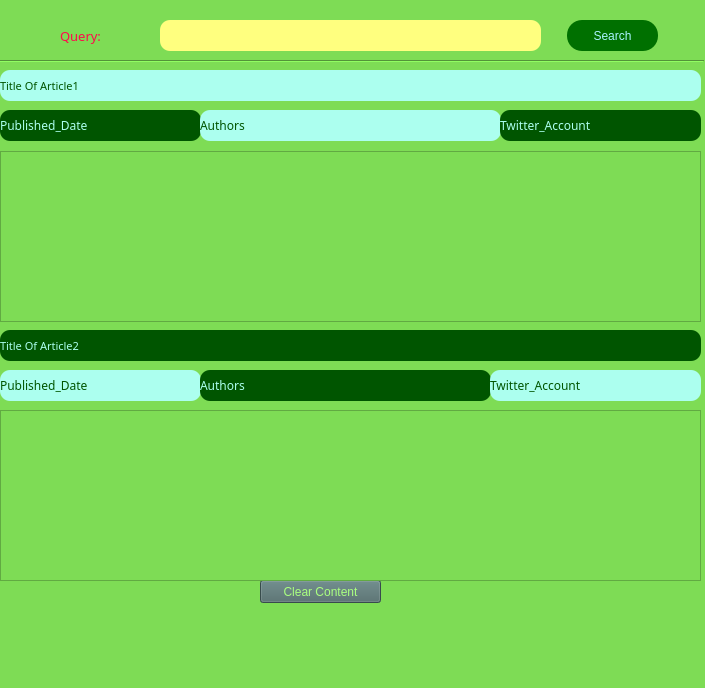
<?xml version="1.0" encoding="UTF-8"?>
<ui version="4.0">
 <class>MainWindow</class>
 <widget class="QMainWindow" name="MainWindow">
  <property name="geometry">
   <rect>
    <x>0</x>
    <y>0</y>
    <width>705</width>
    <height>688</height>
   </rect>
  </property>
  <property name="windowTitle">
   <string>News App</string>
  </property>
  <property name="styleSheet">
   <string notr="true">background-color: rgb(126, 220, 85);</string>
  </property>
  <widget class="QWidget" name="centralwidget">
   <widget class="QLabel" name="news_label">
    <property name="geometry">
     <rect>
      <x>60</x>
      <y>20</y>
      <width>91</width>
      <height>31</height>
     </rect>
    </property>
    <property name="font">
     <font>
      <family>Segoe Print</family>
      <pointsize>10</pointsize>
     </font>
    </property>
    <property name="styleSheet">
     <string notr="true">color: rgb(255, 10, 75);</string>
    </property>
    <property name="text">
     <string>Query:</string>
    </property>
   </widget>
   <widget class="QLineEdit" name="query_lineEdit">
    <property name="geometry">
     <rect>
      <x>160</x>
      <y>20</y>
      <width>381</width>
      <height>31</height>
     </rect>
    </property>
    <property name="font">
     <font>
      <family>Segoe Print</family>
      <pointsize>10</pointsize>
     </font>
    </property>
    <property name="styleSheet">
     <string notr="true">background-color: rgb(255, 255, 127);
color: rgb(9, 80, 5);
border-radius: 10px;
</string>
    </property>
   </widget>
   <widget class="QPushButton" name="search_pushButton">
    <property name="geometry">
     <rect>
      <x>567</x>
      <y>20</y>
      <width>91</width>
      <height>31</height>
     </rect>
    </property>
    <property name="cursor">
     <cursorShape>OpenHandCursor</cursorShape>
    </property>
    <property name="styleSheet">
     <string notr="true">background-color: rgb(0, 112, 0);
font: 10pt &quot;Segoe Print&quot;;
color: rgb(170, 244, 255);
border-radius: 15px;</string>
    </property>
    <property name="text">
     <string>Search</string>
    </property>
   </widget>
   <widget class="Line" name="line">
    <property name="geometry">
     <rect>
      <x>0</x>
      <y>60</y>
      <width>704</width>
      <height>3</height>
     </rect>
    </property>
    <property name="orientation">
     <enum>Qt::Horizontal</enum>
    </property>
   </widget>
   <widget class="QPushButton" name="clear_pushButton">
    <property name="geometry">
     <rect>
      <x>260</x>
      <y>580</y>
      <width>121</width>
      <height>23</height>
     </rect>
    </property>
    <property name="cursor">
     <cursorShape>OpenHandCursor</cursorShape>
    </property>
    <property name="styleSheet">
     <string notr="true">color: rgb(170, 255, 127);
font: 10pt &quot;Segoe Print&quot;;
background-color: rgb(78, 106, 106);</string>
    </property>
    <property name="text">
     <string>Clear Content</string>
    </property>
   </widget>
   <widget class="QListWidget" name="art1_listWidget">
    <property name="geometry">
     <rect>
      <x>0</x>
      <y>151</y>
      <width>701</width>
      <height>171</height>
     </rect>
    </property>
   </widget>
   <widget class="QLabel" name="title1_label">
    <property name="geometry">
     <rect>
      <x>0</x>
      <y>70</y>
      <width>701</width>
      <height>31</height>
     </rect>
    </property>
    <property name="font">
     <font>
      <family>Segoe Print</family>
      <pointsize>8</pointsize>
     </font>
    </property>
    <property name="styleSheet">
     <string notr="true">color: rgb(0, 85, 0);
background-color: rgb(172, 255, 239);
border-radius: 10px;</string>
    </property>
    <property name="text">
     <string>Title Of Article1</string>
    </property>
   </widget>
   <widget class="QLabel" name="date1_label">
    <property name="geometry">
     <rect>
      <x>0</x>
      <y>110</y>
      <width>201</width>
      <height>31</height>
     </rect>
    </property>
    <property name="font">
     <font>
      <family>Segoe Print</family>
      <pointsize>9</pointsize>
     </font>
    </property>
    <property name="styleSheet">
     <string notr="true">color: rgb(172, 255, 239); 
background-color:rgb(0, 85, 0);
border-radius: 10px;</string>
    </property>
    <property name="text">
     <string>Published_Date</string>
    </property>
   </widget>
   <widget class="QLabel" name="authors1_label">
    <property name="geometry">
     <rect>
      <x>200</x>
      <y>110</y>
      <width>301</width>
      <height>31</height>
     </rect>
    </property>
    <property name="font">
     <font>
      <family>Segoe Print</family>
      <pointsize>9</pointsize>
     </font>
    </property>
    <property name="styleSheet">
     <string notr="true">color: rgb(0, 85, 0);
background-color: rgb(172, 255, 239);
border-radius: 10px;</string>
    </property>
    <property name="text">
     <string>Authors</string>
    </property>
   </widget>
   <widget class="QLabel" name="taccount1_label">
    <property name="geometry">
     <rect>
      <x>500</x>
      <y>110</y>
      <width>201</width>
      <height>31</height>
     </rect>
    </property>
    <property name="font">
     <font>
      <family>Segoe Print</family>
      <pointsize>9</pointsize>
     </font>
    </property>
    <property name="styleSheet">
     <string notr="true">color: rgb(172, 255, 239); 
background-color:rgb(0, 85, 0);
border-radius: 10px;</string>
    </property>
    <property name="text">
     <string>Twitter_Account</string>
    </property>
   </widget>
   <widget class="QLabel" name="title2_label">
    <property name="geometry">
     <rect>
      <x>0</x>
      <y>330</y>
      <width>701</width>
      <height>31</height>
     </rect>
    </property>
    <property name="font">
     <font>
      <family>Segoe Print</family>
      <pointsize>8</pointsize>
     </font>
    </property>
    <property name="styleSheet">
     <string notr="true">color: rgb(172, 255, 239); 
background-color:rgb(0, 85, 0);
border-radius: 10px;</string>
    </property>
    <property name="text">
     <string>Title Of Article2</string>
    </property>
   </widget>
   <widget class="QLabel" name="date2_label">
    <property name="geometry">
     <rect>
      <x>0</x>
      <y>370</y>
      <width>201</width>
      <height>31</height>
     </rect>
    </property>
    <property name="font">
     <font>
      <family>Segoe Print</family>
      <pointsize>9</pointsize>
     </font>
    </property>
    <property name="styleSheet">
     <string notr="true">color: rgb(0, 85, 0);
background-color: rgb(172, 255, 239);
border-radius: 10px;</string>
    </property>
    <property name="text">
     <string>Published_Date</string>
    </property>
   </widget>
   <widget class="QLabel" name="authors2_label">
    <property name="geometry">
     <rect>
      <x>200</x>
      <y>370</y>
      <width>291</width>
      <height>31</height>
     </rect>
    </property>
    <property name="font">
     <font>
      <family>Segoe Print</family>
      <pointsize>9</pointsize>
     </font>
    </property>
    <property name="styleSheet">
     <string notr="true">color: rgb(172, 255, 239); 
background-color:rgb(0, 85, 0);
border-radius: 10px;</string>
    </property>
    <property name="text">
     <string>Authors</string>
    </property>
   </widget>
   <widget class="QLabel" name="taccount2_label">
    <property name="geometry">
     <rect>
      <x>490</x>
      <y>370</y>
      <width>211</width>
      <height>31</height>
     </rect>
    </property>
    <property name="font">
     <font>
      <family>Segoe Print</family>
      <pointsize>9</pointsize>
     </font>
    </property>
    <property name="styleSheet">
     <string notr="true">color: rgb(0, 85, 0);
background-color: rgb(172, 255, 239);
border-radius: 10px;</string>
    </property>
    <property name="text">
     <string>Twitter_Account</string>
    </property>
   </widget>
   <widget class="QListWidget" name="art2_listWidget">
    <property name="geometry">
     <rect>
      <x>0</x>
      <y>410</y>
      <width>701</width>
      <height>171</height>
     </rect>
    </property>
   </widget>
   <widget class="QLabel" name="link1_label">
    <property name="geometry">
     <rect>
      <x>10</x>
      <y>610</y>
      <width>691</width>
      <height>20</height>
     </rect>
    </property>
    <property name="cursor">
     <cursorShape>IBeamCursor</cursorShape>
    </property>
    <property name="styleSheet">
     <string notr="true">color: rgb(78, 106, 106);
font: 8pt &quot;Segoe Print&quot;;</string>
    </property>
    <property name="text">
     <string/>
    </property>
   </widget>
   <widget class="QLabel" name="link2_label">
    <property name="geometry">
     <rect>
      <x>10</x>
      <y>640</y>
      <width>691</width>
      <height>20</height>
     </rect>
    </property>
    <property name="cursor">
     <cursorShape>IBeamCursor</cursorShape>
    </property>
    <property name="styleSheet">
     <string notr="true">color: rgb(78, 106, 106);
font: 8pt &quot;Segoe Print&quot;;</string>
    </property>
    <property name="text">
     <string/>
    </property>
    <property name="openExternalLinks">
     <bool>true</bool>
    </property>
    <property name="textInteractionFlags">
     <set>Qt::LinksAccessibleByKeyboard|Qt::LinksAccessibleByMouse|Qt::TextBrowserInteraction|Qt::TextEditable|Qt::TextSelectableByMouse</set>
    </property>
   </widget>
  </widget>
  <widget class="QStatusBar" name="statusbar"/>
 </widget>
 <resources/>
 <connections/>
</ui>
